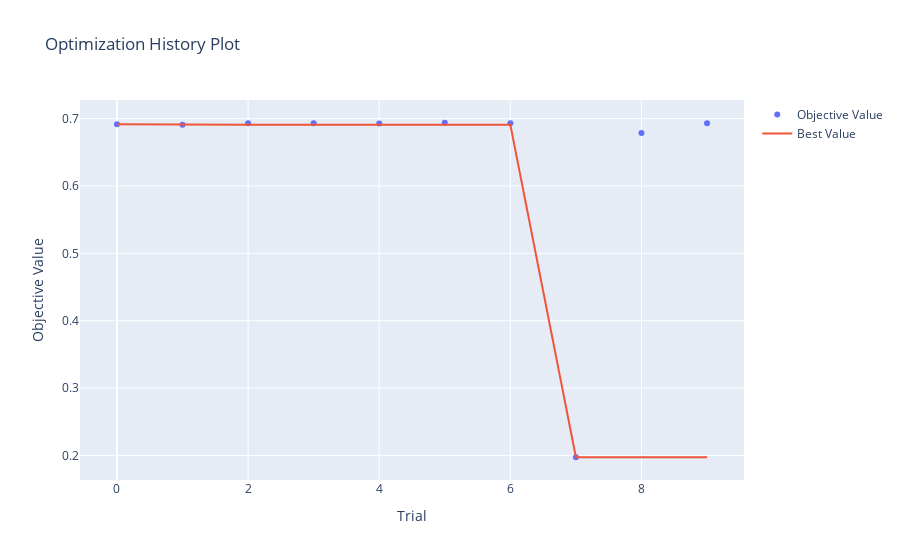

This figure's notebook cell:
### Code cell
plot_optimization_history(study)

### Figure 1 — Plotly figure (JSON) as saved in the notebook; plotly's stock layout.template omitted (floating-point values rounded to 4 significant figures)
{"data": [{"mode": "markers", "name": "Objective Value", "type": "scatter", "x": [0, 1, 2, 3, 4, 5, 6, 7, 8, 9], "y": [0.6916, 0.6909, 0.693, 0.6932, 0.6928, 0.6939, 0.6932, 0.1972, 0.6787, 0.6933]}, {"mode": "lines", "name": "Best Value", "type": "scatter", "x": [0, 1, 2, 3, 4, 5, 6, 7, 8, 9], "y": [0.6916, 0.6909, 0.6909, 0.6909, 0.6909, 0.6909, 0.6909, 0.1972, 0.1972, 0.1972]}, {"marker": {"color": "#cccccc"}, "mode": "markers", "name": "Infeasible Trial", "showlegend": false, "type": "scatter", "x": [], "y": []}], "layout": {"title": {"text": "Optimization History Plot"}, "xaxis": {"title": {"text": "Trial"}}, "yaxis": {"title": {"text": "Objective Value"}}}}
